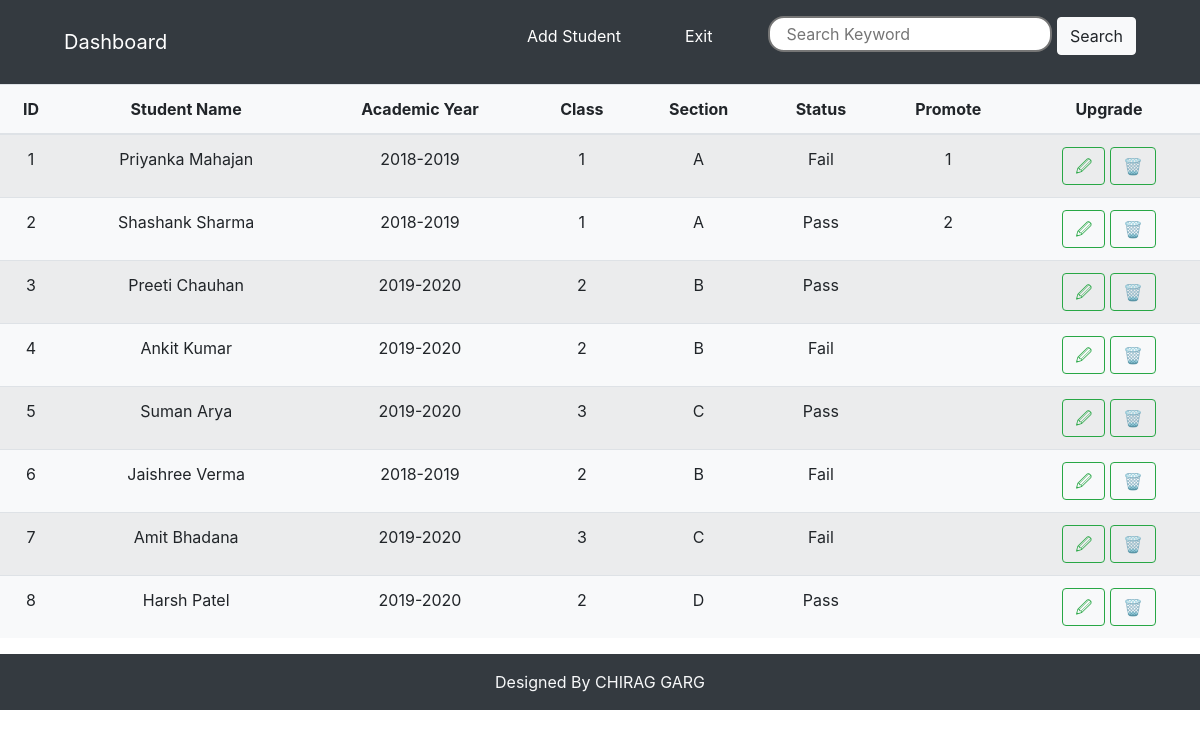
Page /all/go_for_search.php (signed in) on the committed database.
### tables this page shows
CREATE TABLE `student` (
  `student_id` int(255) NOT NULL,
  `student_first_name` varchar(255) NOT NULL,
  `student_last_name` varchar(255) NOT NULL,
  `student_class` varchar(255) NOT NULL,
  `student_section` varchar(255) NOT NULL,
  `student_academic_year` varchar(255) NOT NULL,
  `student_status` varchar(255) NOT NULL,
  `student_new_class` varchar(255) NOT NULL
);

### all/go_for_search.php (the view, shortened to what this page needs)
<?php include 'header.php';
if (isset($_POST['search_button'])) {
	$valueToSearch = $_POST['valueToSearch'];
	$select_qry = "SELECT * FROM student WHERE CONCAT (student_first_name,student_last_name,student_class,student_section,student_status,student_academic_year,student_new_class) LIKE '%$valueToSearch%'";
	$search_result = searchTable($select_qry);
} else {
	$select_qry = "SELECT * FROM student";
	$search_result = searchTable($select_qry);
}
function searchTable($select_qry) {
$con = mysqli_connect('localhost','root','','student_management_system');
	$select_qry_run = mysqli_query($con,$select_qry);
	return $select_qry_run;
}
?>
<div class="bg-light">
	<table class="table table-hover table-striped">
		<thead>
			<tr align="center">
				<th>ID</th>
				<th>Student Name</th>
				<th>Academic Year</th>
				<th>Class</th>
				<th>Section</th>
				<th>Status</th>
				<th>Promote</th>
				<th colspan="2">Upgrade</th>
			</tr>
		</thead>
		<tbody>
			<?php
				$count = 0;
				while ($data = mysqli_fetch_array($search_result)) {
					$count++;
			?>
			<tr align="center">
				<td><?php echo $count;?></td>
				<td><?php echo $data['student_first_name']." ".$data['student_last_name'];?></td>
				<td><?php echo $data['student_academic_year'];?></td>
				<td><?php echo $data['student_class'];?></td>
				<td><?php echo $data['student_section'];?></td>
				<td><?php echo $data['student_status'];?></td>
				<td><?php echo $data['student_new_class'];?></td>
				<td>
					<div class="text-center">
						<a href="update_student.php?student_id=<?php echo $data['student_id'];?>">
							<button class="btn btn-outline-success my-2 my-sm-0" type="submit">&#x1F589;</button>
						</a>
						<a href="delete_student.php?student_id=<?php echo $data['student_id'];?>">
							<button class="btn btn-outline-success my-2 my-sm-0" type="submit">&#x1F5D1;</button>
						</a>
					</div>
				</td>
			</tr>
			<?php
			}
			?>
		</tbody>
	</table>
</div>
<?php include 'footer.php';?>

### rows in the picture
student: student_first_name "Priyanka", student_last_name "Mahajan", student_academic_year "2018-2019", student_class "1", student_section "A", student_status "Fail", student_new_class "1"
student: student_first_name "Shashank", student_last_name "Sharma", student_academic_year "2018-2019", student_class "1", student_section "A", student_status "Pass", student_new_class "2"
student: student_first_name "Preeti", student_last_name "Chauhan", student_academic_year "2019-2020", student_class "2", student_section "B", student_status "Pass"
student: student_first_name "Ankit", student_last_name "Kumar", student_academic_year "2019-2020", student_class "2", student_section "B", student_status "Fail"
student: student_first_name "Suman", student_last_name "Arya", student_academic_year "2019-2020", student_class "3", student_section "C", student_status "Pass"
student: student_first_name "Jaishree", student_last_name "Verma", student_academic_year "2018-2019", student_class "2", student_section "B", student_status "Fail"
student: student_first_name "Amit", student_last_name "Bhadana", student_academic_year "2019-2020", student_class "3", student_section "C", student_status "Fail"
student: student_first_name "Harsh", student_last_name "Patel", student_academic_year "2019-2020", student_class "2", student_section "D", student_status "Pass"
